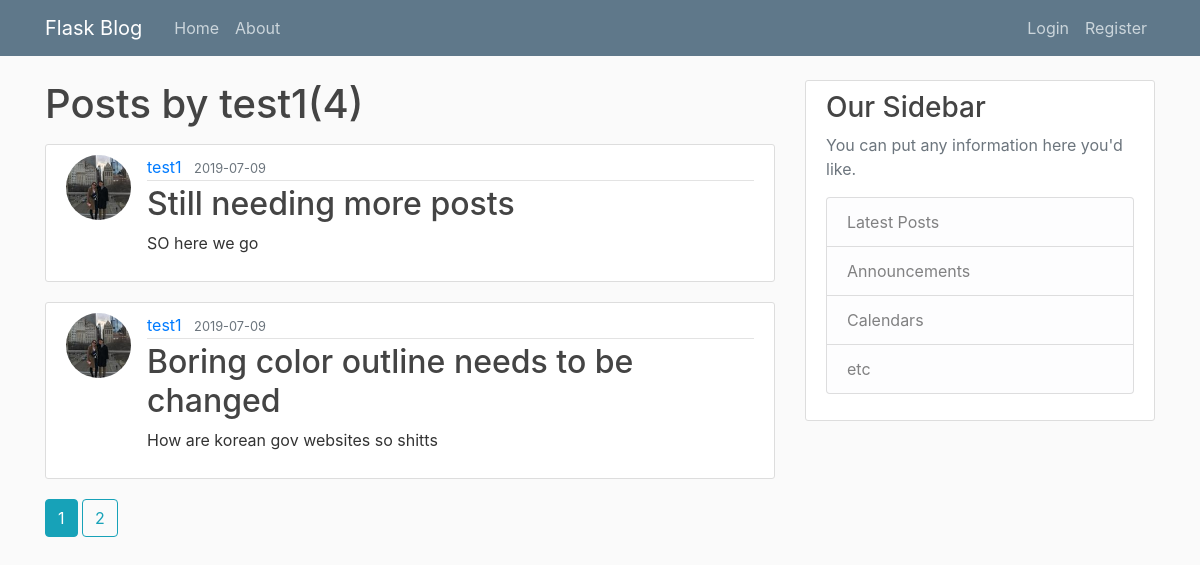
The app's page /user/test1 with its own data.
### flaskblog/models.py (models this page shows, shortened)
class User(db.Model, UserMixin):
    id = db.Column(db.Integer, primary_key=True)
    username = db.Column(db.String(20), unique=True, nullable=False)
    email = db.Column(db.String(120), unique=True, nullable=False)
    image_file = db.Column(db.String(20), nullable=False, default='default.jpg')
    password = db.Column(db.String(60), nullable=False)
    posts = db.relationship('Post', backref='author', lazy=True)

class Post(db.Model):
    id = db.Column(db.Integer, primary_key=True)
    title = db.Column(db.String(100), nullable=False)
    date_posted = db.Column(db.DateTime, nullable=False, default=datetime.utcnow)
    content = db.Column(db.Text, nullable=False)
    user_id = db.Column(db.Integer, db.ForeignKey('user.id'), nullable=False)

### flaskblog/users/routes.py (the view)
@users.route("/user/<string:username>")
def user_posts(username):
    page = request.args.get('page', 1, type=int)
    user = User.query.filter_by(username=username).first_or_404()
    posts = Post.query.filter_by(author=user).order_by(Post.date_posted.desc())\
    .paginate(page=page,per_page=2)
    return render_template('user_posts.html',posts=posts, user=user)

### flaskblog/templates/user_posts.html
{%extends "layout.html"%}
{%block content%}
  <h1 class="mb-3">Posts by {{ user.username }}({{ posts.total }})</h1>
  {%for post in posts.items%}
    <article class="media content-section">
      <img class="rounded-circle article-img" src="{{ url_for('static', filename='profile_pics/'+post.author.image_file ) }}">
      <div class="media-body">
        <div class="article-metadata">
          <a class="mr-2" href="{{ url_for('users.user_posts', username=post.author.username) }}">{{ post.author.username }}</a>
          <small class="text-muted">{{ post.date_posted.strftime('%Y-%m-%d') }}</small>
        </div>
        <h2><a class="article-title" href="{{ url_for('posts.post', post_id=post.id) }}">{{ post.title }}</a></h2>
        <p class="article-content">{{ post.content }}</p>
      </div>
    </article>
  {% endfor %}
  {% for page_num in posts.iter_pages(left_edge=1, right_edge=1, left_current=1, right_current=2) %}
    {% if page_num %}
      {% if posts.page == page_num %}
        <a class="btn btn-info mb-4" href="{{ url_for('users.user_posts', username=user.username, page=page_num) }}">{{ page_num }}</a>
      {% else %}
        <a class="btn btn-outline-info mb-4" href="{{ url_for('users.user_posts', username=user.username, page=page_num) }}">{{ page_num }}</a>
      {% endif %}
    {% else %}
      ...
    {% endif %}
  {% endfor %}
{%endblock content%}

### flaskblog/static/main.css (style rules this page uses)
body { background: #fafafa; color: #333333; margin-top: 5rem; }
h1, h2, h3, h4, h5, h6 { color: #444444; }
.content-section { background: #ffffff; padding: 10px 20px; border: 1px solid #dddddd; border-radius: 3px; margin-bottom: 20px; }
.article-title { color: #444444; }
.article-content { white-space: pre-line; }
.article-img { height: 65px; width: 65px; margin-right: 16px; }
.article-metadata { padding-bottom: 1px; margin-bottom: 4px; border-bottom: 1px solid #e3e3e3 }

### records on screen
User: username "test1"
Post: image_file (picture), author.username "test1", date_posted "2019-07-09", title "Still needing more posts", content "SO here we go"
Post: image_file (picture), author.username "test1", date_posted "2019-07-09", title "Boring color outline needs to be changed", content "How are korean gov websites so shitts"

### other values on screen
{{ posts.total }} "4"
{{ page_num }} "1"
{{ page_num }} "2"
